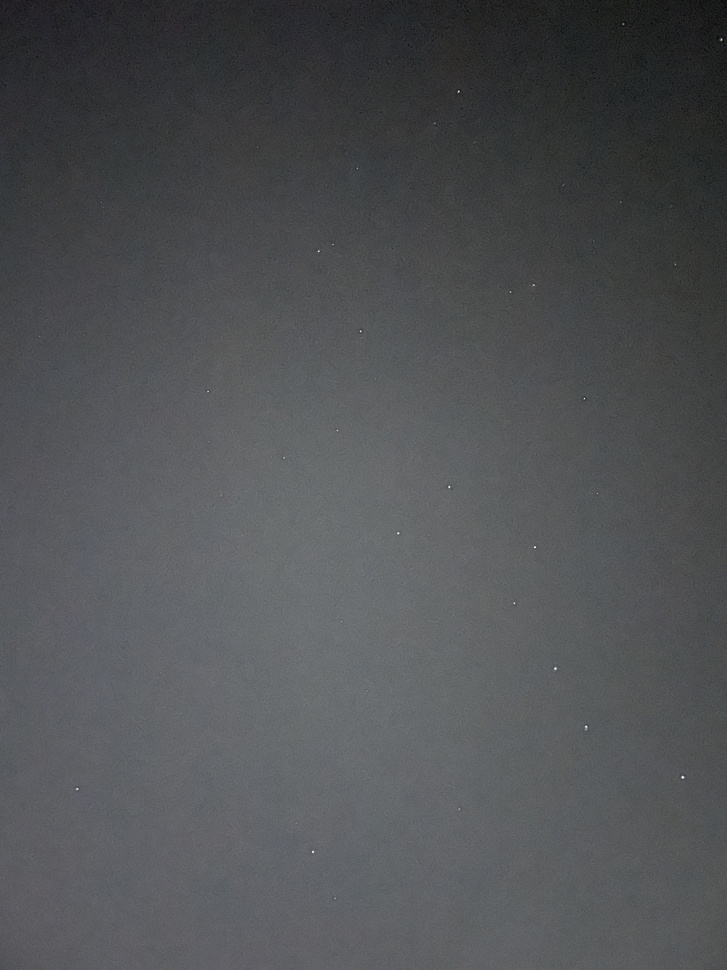
#> input picture src/fr2.jpg, 727 x 970 px, shrunk from 3024 x 4032 before the run, found by its file name
$ python Part2.py
#> lines starting #> are read from the running program, lines starting #| are printed output that depends on the picture; after the words box and inside, x2 and y2 are one past the last pixel; in counts of white or black regions, pixels touching at a corner belong together
import warnings
import cv2
import numpy as np
import random
import math
import csv

# Load the image
img = cv2.imread(r".\src\fr2.jpg")
#> img is the input picture: shape (970, 727, 3); mean B, G, R 84.2, 81.8, 80.2

# Convert the image to grayscale
gray = cv2.cvtColor(img, cv2.COLOR_BGR2GRAY)

# Apply Gaussian blur to reduce noise
blur = cv2.GaussianBlur(gray, (3, 3), 0)

# Apply adaptive threshold to the image to isolate stars
thresh = cv2.adaptiveThreshold(blur, 255, cv2.ADAPTIVE_THRESH_GAUSSIAN_C, cv2.THRESH_BINARY, 21, 2)
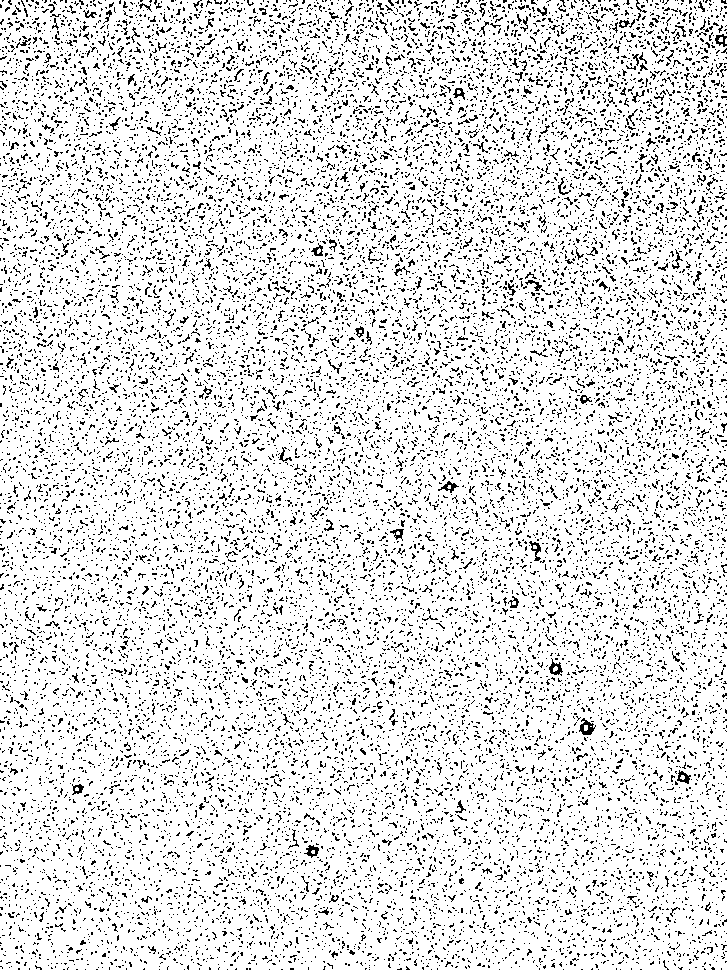
#> thresh: shape (970, 727); 87.9% white; black in thin lines or dots

# Find contours in the thresholded image
contours, _ = cv2.findContours(thresh, cv2.RETR_EXTERNAL, cv2.CHAIN_APPROX_SIMPLE)
#> contours = 5 contours, 4 with area under 20; largest, box (x1, y1, x2, y2) and area: (0, 0, 727, 970) 701514

# Define the RANSAC parameters
num_iterations = 1000
threshold_distance = 5
num_points_for_model = 2 # this is how RANSAC works, by 2 points

# Define a function to calculate the distance between a point and a line
def point_line_distance(point, line):
    x0, y0 = point
    a, b, c = line
    return abs(a*x0 + b*y0 + c) / math.sqrt(a*a + b*b)

# Define a function to fit a line to a set of points using the least squares method
def fit_line(points):
    x = points[:,0]
    y = points[:,1]
    A = np.vstack([x, np.ones(len(x))]).T
    k, b = np.linalg.lstsq(A, y, rcond=None)[0]
    return k, -1, b

# Loop over the contours and extract the coordinates of the stars
stars = []
for cnt in contours:
    # Compute the center and radius of the contour
    (x, y), r = cv2.minEnclosingCircle(cnt)
    center = (int(x), int(y))

    # Extract the brightness of the star
    with warnings.catch_warnings():
        warnings.simplefilter("ignore", category=RuntimeWarning)
        try:
            star_region = gray[int(y) - 5:int(y) + 6, int(x) - 5:int(x) + 6]
            if star_region.size > 0 and np.std(star_region) > 1:
                b = int(np.mean(star_region))
            else:
                b = -1
        except ValueError:
            b = -1

    # Add the coordinates and brightness to the list of stars
    stars.append((center[0], center[1], r , b))
#> this loop made 5 passes
#> (cnt, x, y, r, center, b) on pass 1: ([[726, 38], [725, 39], [725, 43], [726, 43]], 725.5, 40.5, 2.55, (725, 40), 37)
#> (x, y, r, center, b) on passes 2, 5: (720.4, 39, 2.58, (720, 39), 33), (363, 484.5, 605.4, (363, 484), 107)
#> after the loop, stars = [(725, 40, 2.55, 37), (720, 39, 2.58, 33), (726, 1, 1, -1), (723, 0, 0.5, -1), (363, 484, 605.4, 107)]

# Perform RANSAC to find the coordinates of the stars
stars_cord = []
for i in range(num_iterations):
    # Randomly select a set of points to fit a line
    points = random.sample(stars, num_points_for_model)
    line = fit_line(np.array(points))

    # Count the number of stars within the threshold distance of the line
    num_inliers = 0
    inliers = []
    for star in stars:
        distance = point_line_distance((star[0], star[1]), line)
        if distance < threshold_distance:
            num_inliers += 1
            inliers.append(star)

    # If the current set of points produces more inliers than any previous set, update the inliers list
    if num_inliers > len(stars_cord):
        stars_cord = inliers
#> this loop made 1000 passes
#> (points, x in fit_line, y in fit_line, A in fit_line, k in fit_line, line) on passes 2 to 6: ([(725, 40, 2.55, 37), (726, 1, 1, -1)], [725, 726], [40, 1], [[725, 1], [726, 1]], -39, (-39, -1, 28315)), ([(363, 484, 605.4, 107), (723, 0, 0.5, -1)], [363, 723], [484, 0], [[363, 1], [723, 1]], -1.34, (-1.34, -1, 972)), ([(723, 0, 0.5, -1), (726, 1, 1, -1)], [723, 726], [0, 1], [[723, 1], [726, 1]], 0.333, (0.333, -1, -241)), ([(723, 0, 0.5, -1), (726, 1, 1, -1)], [723, 726], [0, 1], [[723, 1], [726, 1]], 0.333, (0.333, -1, -241)), ([(363, 484, 605.4, 107), (720, 39, 2.58, 33)], [363, 720], [484, 39], [[363, 1], [720, 1]], -1.25, (-1.25, -1, 936.5))
#> (x in fit_line, y in fit_line, A in fit_line, k in fit_line, line) on pass 1: ([723, 363], [0, 484], [[723, 1], [363, 1]], -1.34, (-1.34, -1, 972))

# Save the coordinates of the stars to a CSV file
with open('stars_cord.csv', 'w', newline='') as file:
    writer = csv.writer(file)
    writer.writerow(['id', 'x', 'y', 'r', 'b'])
    for i, star in enumerate(stars_cord):
        writer.writerow([i+1, round(star[0],4), round(star[1],4), round(star[2],4), round(star[3],4)])
#> this loop made 4 passes
